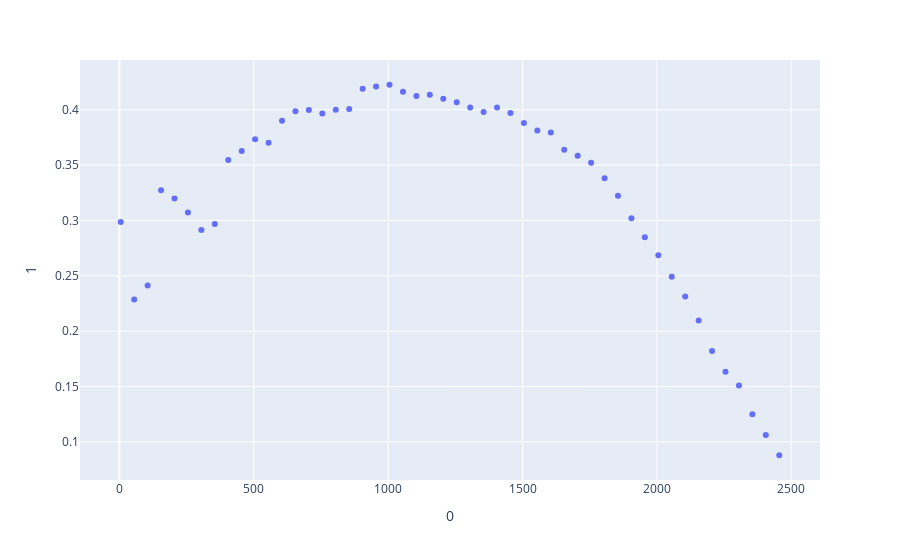
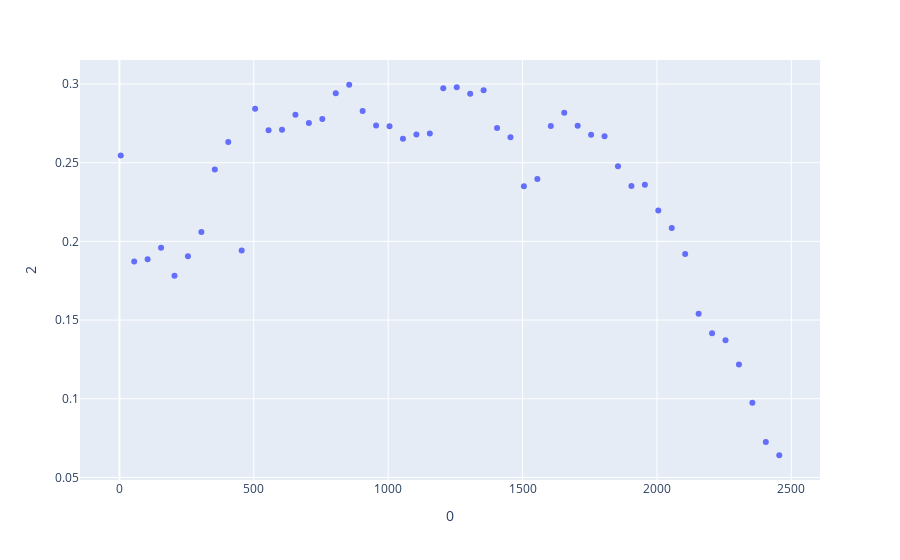

The cell these charts' notebook holds for them, in order:
### Code cell
import pandas as pd
df = pd.DataFrame.from_records(scores)
fig1 = px.scatter(df, x = 0, y = 1)
fig2 = px.scatter(df, x = 0, y = 2)
fig1.show()
fig2.show()

### Figure 1 — Plotly figure (JSON) as saved in the notebook; plotly's stock layout.template omitted (floating-point values rounded to 4 significant figures)
{"data": [{"hovertemplate": "0=%{x}<br>1=%{y}<extra></extra>", "legendgroup": "", "marker": {"color": "#636efa", "symbol": "circle"}, "mode": "markers", "name": "", "orientation": "v", "showlegend": false, "type": "scatter", "x": [5, 55, 105, 155, 205, 255, 305, 355, 405, 455, 505, 555, 605, 655, 705, 755, 805, 855, 905, 955, 1005, 1055, 1105, 1155, 1205, 1255, 1305, 1355, 1405, 1455, 1505, 1555, 1605, 1655, 1705, 1755, 1805, 1855, 1905, 1955, 2005, 2055, 2105, 2155, 2205, 2255, 2305, 2355, 2405, 2455], "xaxis": "x", "y": [0.2986, 0.2285, 0.2413, 0.3272, 0.3198, 0.3073, 0.2913, 0.2967, 0.3546, 0.3628, 0.3733, 0.3702, 0.3901, 0.3986, 0.3998, 0.3965, 0.4, 0.4007, 0.419, 0.4211, 0.4226, 0.4164, 0.4123, 0.4136, 0.41, 0.4068, 0.402, 0.3981, 0.402, 0.3971, 0.388, 0.3813, 0.3795, 0.3639, 0.3585, 0.3522, 0.3381, 0.3224, 0.302, 0.2849, 0.2686, 0.2491, 0.2313, 0.2097, 0.182, 0.1632, 0.151, 0.125, 0.1063, 0.08792], "yaxis": "y"}], "layout": {"legend": {"tracegroupgap": 0}, "margin": {"t": 60}, "xaxis": {"anchor": "y", "domain": [0, 1], "title": {"text": "0"}}, "yaxis": {"anchor": "x", "domain": [0, 1], "title": {"text": "1"}}}}

### Figure 2 — Plotly figure (JSON) as saved in the notebook; plotly's stock layout.template omitted (floating-point values rounded to 4 significant figures)
{"data": [{"hovertemplate": "0=%{x}<br>2=%{y}<extra></extra>", "legendgroup": "", "marker": {"color": "#636efa", "symbol": "circle"}, "mode": "markers", "name": "", "orientation": "v", "showlegend": false, "type": "scatter", "x": [5, 55, 105, 155, 205, 255, 305, 355, 405, 455, 505, 555, 605, 655, 705, 755, 805, 855, 905, 955, 1005, 1055, 1105, 1155, 1205, 1255, 1305, 1355, 1405, 1455, 1505, 1555, 1605, 1655, 1705, 1755, 1805, 1855, 1905, 1955, 2005, 2055, 2105, 2155, 2205, 2255, 2305, 2355, 2405, 2455], "xaxis": "x", "y": [0.2546, 0.1872, 0.1886, 0.1959, 0.1781, 0.1906, 0.206, 0.2457, 0.2632, 0.1942, 0.2843, 0.2706, 0.271, 0.2804, 0.2752, 0.2778, 0.2941, 0.2995, 0.2828, 0.2737, 0.2732, 0.2652, 0.2679, 0.2685, 0.2972, 0.298, 0.2938, 0.296, 0.2721, 0.2662, 0.2351, 0.2397, 0.2733, 0.2817, 0.2735, 0.2678, 0.2667, 0.2477, 0.2352, 0.236, 0.2196, 0.2085, 0.192, 0.154, 0.1416, 0.1372, 0.1218, 0.09748, 0.07259, 0.06412], "yaxis": "y"}], "layout": {"legend": {"tracegroupgap": 0}, "margin": {"t": 60}, "xaxis": {"anchor": "y", "domain": [0, 1], "title": {"text": "0"}}, "yaxis": {"anchor": "x", "domain": [0, 1], "title": {"text": "2"}}}}
